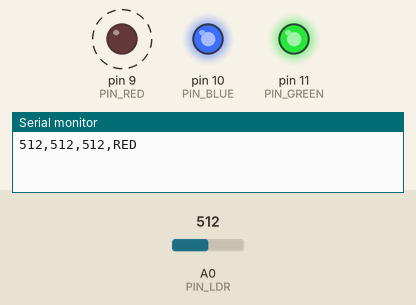
This sketch was run on a simulated Arduino Uno, built with avr-gcc and run on an emulated ATmega328P. On the bench: output pins drawn as LEDs (lit = HIGH), the last lines printed to the serial monitor. Dashed ring = blinking. Inputs (shaded band) come from the test bench; at power-on: A0 (PIN_LDR) = 512.

Above: at 1.2 s.
1.3 s: A0 (PIN_LDR) set to 270
At 1.95 s:
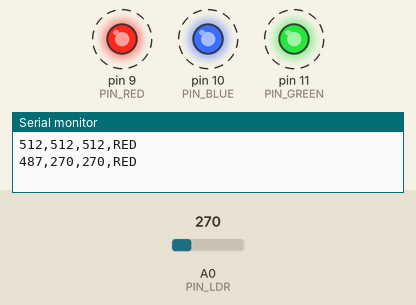
4.3 s: A0 (PIN_LDR) set to 247
At 4.59 s:
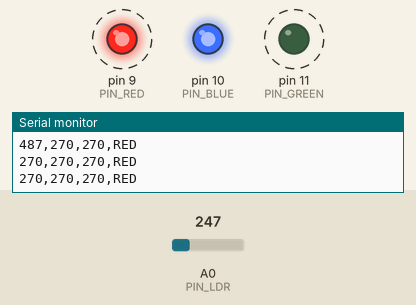
Timing chart, 0 to 13.3 s (numbered marks = the images above; inputs shaded):
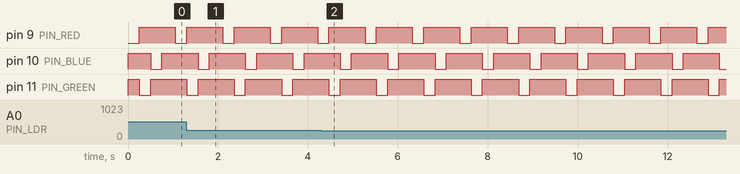

Measured:
- the behaviour switches between 260 and 259 on A0 (PIN_LDR) (found by bisection; images 1 and 2)
- by itself, pin 9 (PIN_RED), pin 10 (PIN_BLUE), pin 11 (PIN_GREEN): alternates HIGH for 0.80 s and LOW for 0.25 s

The sketch:

colorDetector.ino
```cpp
const int PIN_RED   = 9;
const int PIN_BLUE  = 10;
const int PIN_GREEN = 11;
const int PIN_LDR   = A0;
const bool COMMON_ANODE = true;

void setColor(bool rOn, bool gOn, bool bOn) {
  int rVal = rOn ? 255 : 0;
  int gVal = gOn ? 255 : 0;
  int bVal = bOn ? 255 : 0;

  if (COMMON_ANODE) {      //common anode
    rVal = 255 - rVal;
    gVal = 255 - gVal;
    bVal = 255 - bVal;
  }

  analogWrite(PIN_RED,   rVal);
  analogWrite(PIN_GREEN, gVal);
  analogWrite(PIN_BLUE,  bVal);
}


int measureOne(bool rOn, bool gOn, bool bOn) {
  setColor(rOn, gOn, bOn);
  delay(200);

  long sum = 0;
  const int N = 10;
  for (int i = 0; i < N; i++) {
    sum += analogRead(PIN_LDR);
    delay(5);
  }
  return (int)(sum / N);
}


String detectColor(int r, int g, int b) {
  // Check for RED
  if (r >= 260) {
    return "RED";
  }

  // Check for GREEN
  if (r >= 185 && r <= 200 &&
      g >= 170 && g <= 210 &&
      b >= 100 && b <= 130) {
    return "GREEN";
  }

  // Check for BLUE
  if (r >= 80 && r <= 200 &&
      g >= 70 && g <= 150 &&
      b >= 58 && b <= 120) {
    return "BLUE";
  }
  return "UNKNOWN";
}


void setup() {
  Serial.begin(9600);
  pinMode(PIN_RED,   OUTPUT);
  pinMode(PIN_GREEN, OUTPUT);
  pinMode(PIN_BLUE,  OUTPUT);
}

void loop() {
  // Measure each channel with only that LED on
  int r = measureOne(true,  false, false);  // red LED ON
  int g = measureOne(false, true,  false);  // green LED ON
  int b = measureOne(false, false, true);   // blue LED ON

  setColor(false, false, false);            // all off

  String col = detectColor(r, g, b);

  Serial.print(r);
  Serial.print(",");
  Serial.print(g);
  Serial.print(",");
  Serial.print(b);
  Serial.print(",");
  Serial.println(col);

  delay(300);
}
```
